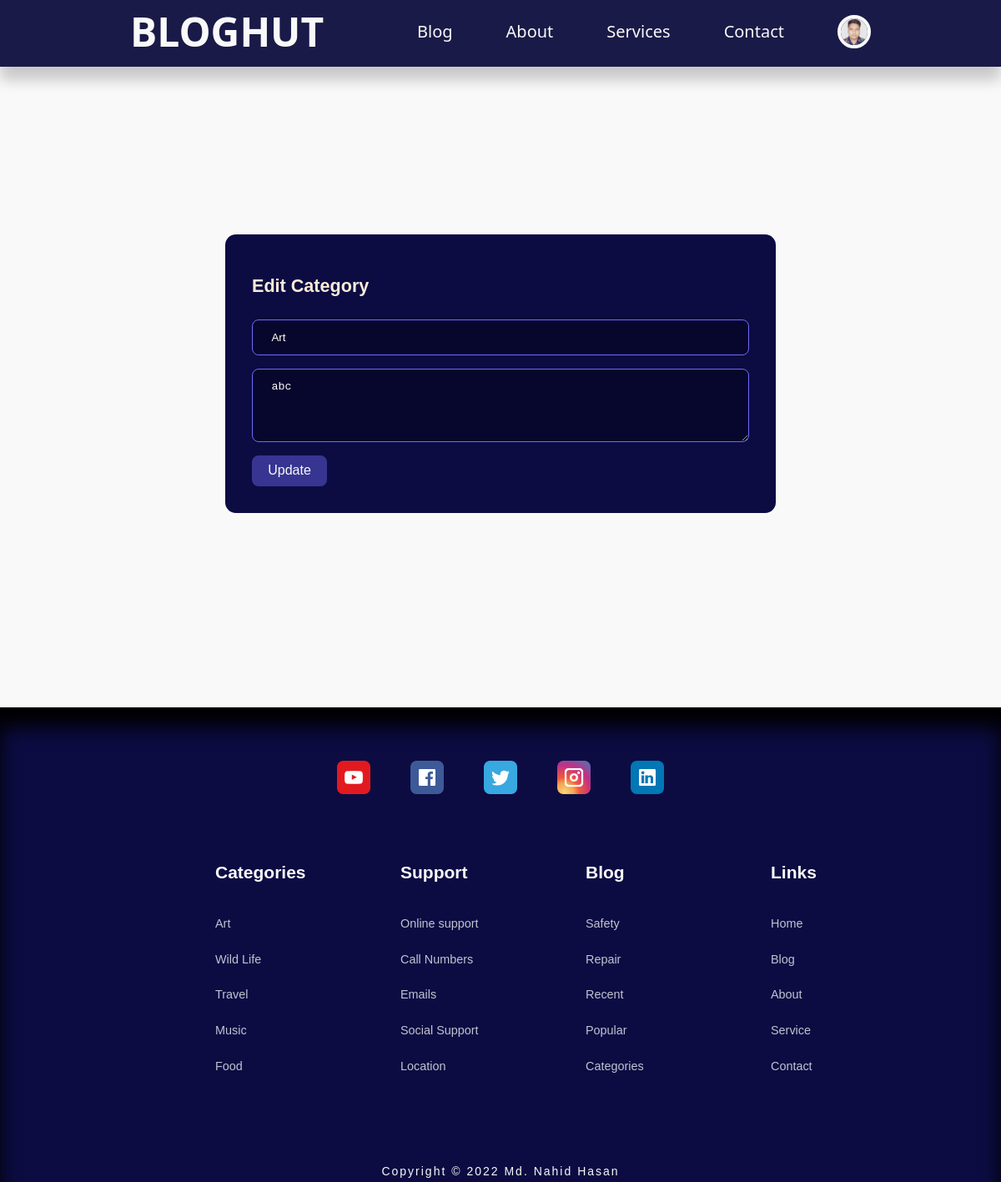
Page /admin/edit-category.php?id=4 (signed in) on the committed database.
### tables this page shows
CREATE TABLE `users` (
  `id` int(11) UNSIGNED NOT NULL,
  `firstname` varchar(50) NOT NULL,
  `lastname` varchar(50) NOT NULL,
  `username` varchar(50) NOT NULL,
  `email` varchar(100) NOT NULL,
  `password` varchar(255) NOT NULL,
  `avatar` varchar(255) NOT NULL,
  `is_admin` tinyint(1) NOT NULL
);

CREATE TABLE `categories` (
  `id` int(11) UNSIGNED NOT NULL,
  `title` varchar(50) NOT NULL,
  `description` text NOT NULL
);

### admin/partials/header.php (called while the page is built, shortened)
<?php
    include'../partials/header.php';
?>

### admin/edit-category.php (the view, shortened to what this page needs)
<?php
    include'partials/header.php';
    if(isset($_GET['id']))
    {
        $id = $_GET['id'];
        $query = "select * from categories where id='$id'";
        $result = mysqli_query($con, $query);
        if(mysqli_num_rows($result)==1)
        {
            $category=mysqli_fetch_assoc($result);
        }
    }
    else
    {
        header('location: '. 'manage-categories.php');
        die();
    }
?>
<section class="area-form">
    <div class="form-section">
    <div class="container form-section-container">
        <h2>Edit Category</h2>
        <form action="editcategorylogic.php" method="POST" >
            <input type="text" name="title" value="<?= $category['title']?>" placeholder="Title">
            <textarea rows="4" name="description" placeholder="Description"><?= $category['description']?> </textarea>
            <button class="btn" name="submit" type="submit">Update</button>
        </form>
    </div>
    </div>
</section>
<?php
    include'../partials/footer.php'
?>

### partials/header.php (shortened to what this page needs)
<?php
    include'./config/database.php';
    if(isset($_SESSION['user-id']))
    {
        $id = $_SESSION['user-id'];
            $query = "SELECT * FROM users WHERE id= '$id'";
            $result = mysqli_query($con, $query);
            $user_avatar = mysqli_fetch_assoc($result);
            $avatar = $user_avatar['avatar'];
    }
?>
<!DOCTYPE html>
<html>
    <head>
        <link rel="stylesheet" href="../css/style.css">
        <link rel="stylesheet" href="https://unicons.iconscout.com/release/v4.0.0/css/line.css">
        <link  rel="stylesheet" href="../css/font.css">
</head>
<body>
    <nav>
        <div class="container nav_container">
            <a href="/index.php" class="nav_logo">BLOGHUT</a>
            <ul class="nav_items">
                <li><a href="/blog.php">Blog</a></li>
                <li><a href="/about.php">About</a></li>
                <li><a href="/services.php">Services</a></li>
                <li><a href="/contact.php">Contact</a></li>
                <?php if(isset($_SESSION['user-id'])): ?>
                <li class="nav_profile">
                    <div class="avatar">
                        <img src="<?='/images/'.$avatar ?> ">
                    </div>
                </li>
                <?php else :?>
                <li><a href="signin.php">Sigin</a></li>
                <?php endif ?>
            </ul>
        </div>
    </nav>
</body>
</html>

### css/style.css (style rules this page uses)
:root { --color-primary: #6f6af8; --color-primary-light: hsl(242, 91%, 69%, 18%); --color-primary-variant: #5854c7; --color-red: #da0f3f; --color-red-light: hsl(346, 87%, 46%, 15%); --color-green: #00c476; --color-green-light: hsl(156, 100%, 38%, 15%); --color-gray-900: #0c0c43; --color-gray-nav: #1a1a48; --color-gray-700: #373591; --color-gray-300: rgba(115, 115, 134, 0.3); --color-gray-200: rgba(242, 242, 254, 0.7); --color-white:black; --color-bg: #F9F9F9; --transition: all 300ms ease; --container-width-lg: 74%; --container-width-md: 88%; --form-width: 55%; --form-width-2: 80%; --card-border-radius-1: 0.3rem; --card-border-radius-2: 0.5rem; --card-border-radius-3: 0.8rem; --card-border-radius-4: 2rem; --card-border-radius-5: 5rem; }
* { margin:0; padding: 0; outline: 0 ; border: 0 ; appearance: 0; list-style: none; text-decoration: none; box-sizing: border-box; }
body { font-family: 'Montserrat', sans-serif; line-height: 1.6; color:var(--color-white); overflow-x: hidden; background: var(--color-bg); font-size: 0.9rem; }
.container { width: var(--container-width-lg); max-width: 1800px; margin-inline: auto; }
section { margin-top: 3rem; width: 100vw; }
h1,h2,h3,h4,h5 { color: var(--color-white); line-height: 1.3; }
h2 { font-size: 1.7; margin: 1rem 0; }
a { color: var(--color-white); transition: var(--transition); }
img { display: block; width: 100%; object-fit: cover; }
nav { background: var(--color-gray-nav); width: 100vw; height: 5rem; position: fixed; top: 0; z-index: 10; box-shadow: 0 1rem 1rem rgba(0, 0, 0, 0.2); }
nav a { color: var(--color-bg); font-size: 20px; font-family:'Segoe UI', Tahoma, Geneva, Verdana, sans-serif; }
.nav_container { height: 1005; display: flex; align-items: center; justify-content: space-between; }
.avatar { width: 2.5rem; height: 2.5rem; border-radius: 50%; overflow: hidden; border: 0.3rem solid var(--color-bg); }
.nav_logo { font-weight: 600; font-size: 3rem; color: var(--color-bg); }
.nav_items { display: flex; align-items: center; gap: 4rem; }
.nav_profile { position: relative; cursor: pointer; }
.btn { display: inline-block; width: fit-content; font-size: 16px; padding: 0.6rem 1.2rem; background-color:#373591; border-radius: var(--card-border-radius-2); cursor: pointer; transition: var(--transition); color: var(--color-bg); }
.form-section { display: grid; place-items: center; height: 100%; color: #fff; }
.area-form { height: 100vh; }
.form-section-container { width: var(--form-width); padding: 2rem 2rem 2rem 2rem; background: var(--color-gray-900); border-radius: var(--card-border-radius-3); }
.form-section-container h2 { color:antiquewhite; padding-bottom: 10px; }
form { display: flex; flex-direction: column; gap: 1rem; }
input, textarea, select { padding: 0.8rem 1.4rem; background-color:#07062c; border-radius: var(--card-border-radius-2); width: 100%; resize: auto; color: #fff; border: 1px solid var(--color-primary); }
.dashboard-container h5,h2 { color: #fff; }

### rows in the picture
users: avatar (picture)
categories: title "Art", description "abc"
